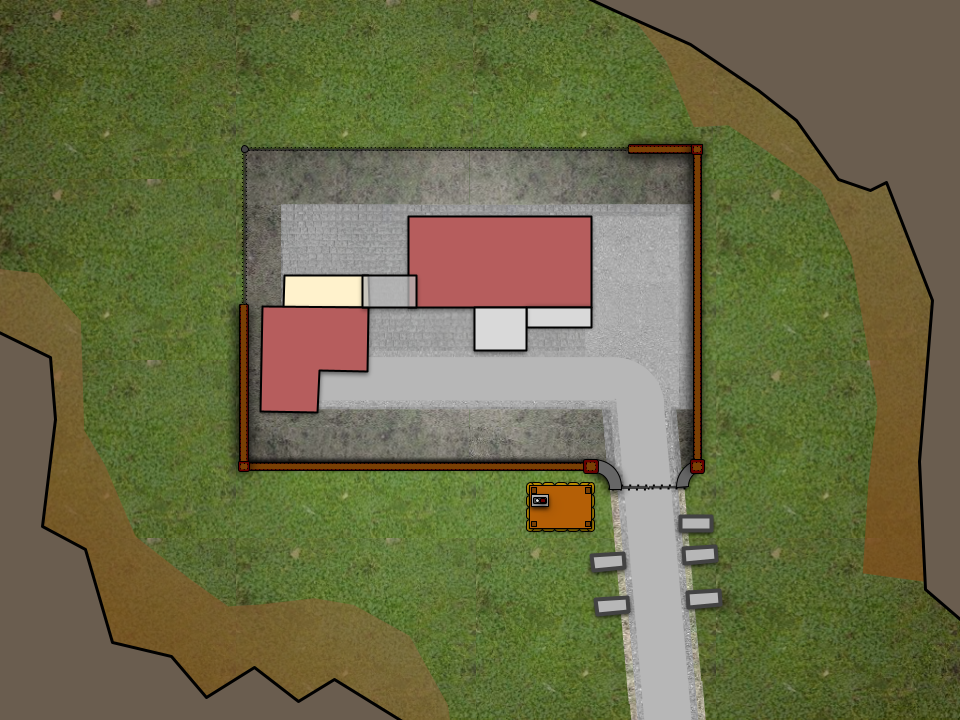

Below is a game level as drawn by its tile map, then a one-line description and the .tmx that defines it (tile-layer data replaced by summaries):
An orthogonal 80x60 tile map with 12x12 px tiles, 1 tile layer (Background), 2 hidden layers not drawn, 3 tilesets.

<map version="1.9" tiledversion="1.9.0" orientation="orthogonal" renderorder="right-down" width="80" height="60" tilewidth="12" tileheight="12" infinite="0" nextlayerid="6" nextobjectid="1">
 <tileset firstgid="1" name="Background" tilewidth="12" tileheight="12" tilecount="4800" columns="80">
  <image source="../img/layer_1.png" width="960" height="720" />
 </tileset>
 <tileset firstgid="4801" name="Tree Tiles" tilewidth="12" tileheight="12" tilecount="4800" columns="80">
  <image source="../img/Layer 2.png" width="960" height="720" />
 </tileset>
 <tileset firstgid="9601" name="Collision tileset" tilewidth="12" tileheight="12" tilecount="4800" columns="80">
  <image source="../img/Collision.png" width="960" height="720" />
 </tileset>
 <layer id="1" name="Background" width="80" height="60">
  <data>[4800 cells, 4800 non-empty, 4800 distinct tile ids]</data>
 </layer>
 <layer id="4" name="Trees and Foregound" width="80" height="60" visible="0">
  <data>[4800 cells, 4800 non-empty, 4800 distinct tile ids]</data>
 </layer>
 <layer id="5" name="Collision" width="80" height="60" visible="0">
  <data>[4800 cells, 459 non-empty, 1 distinct tile ids]</data>
 </layer>
</map>